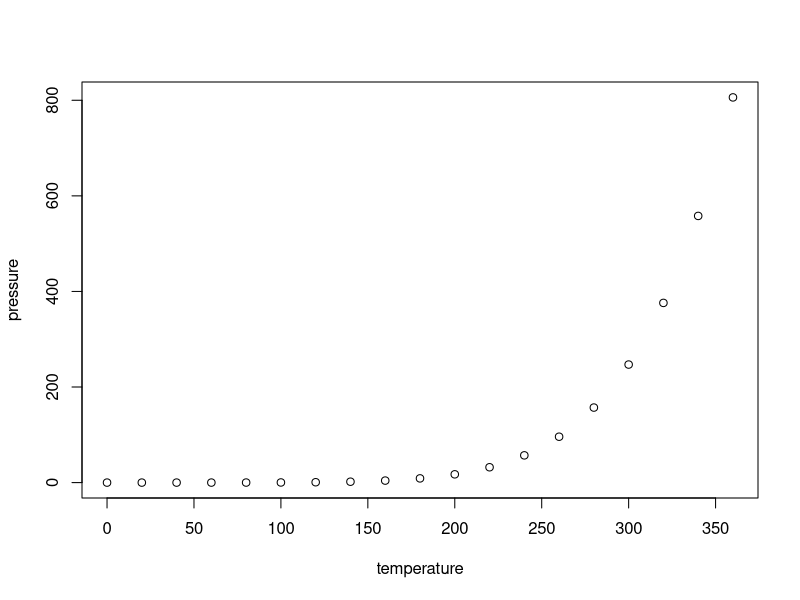
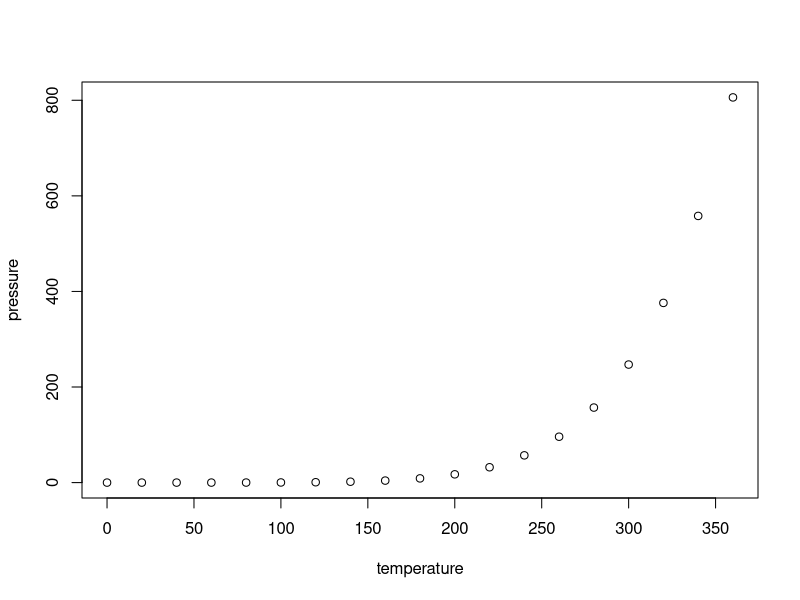
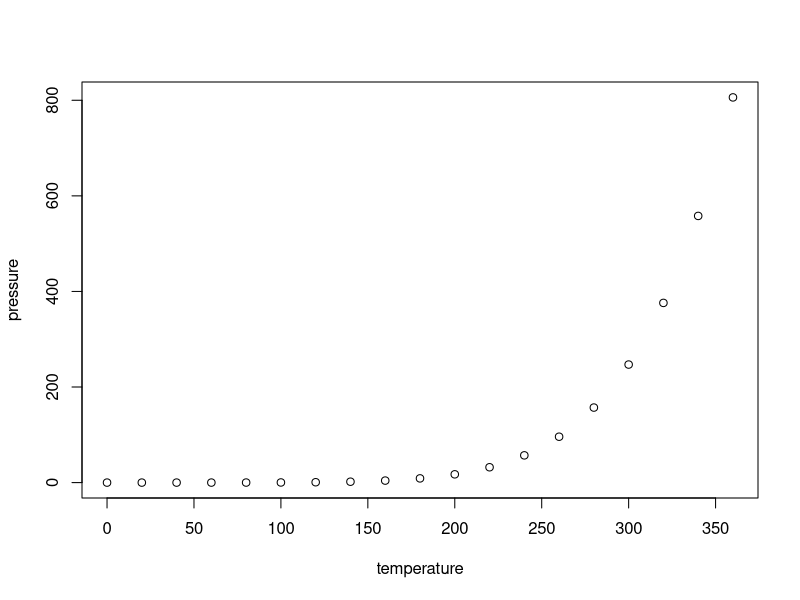
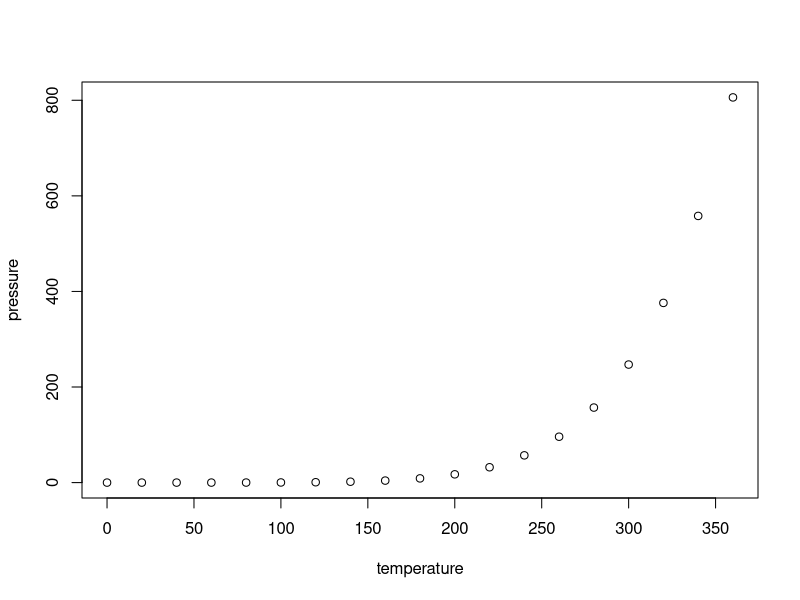
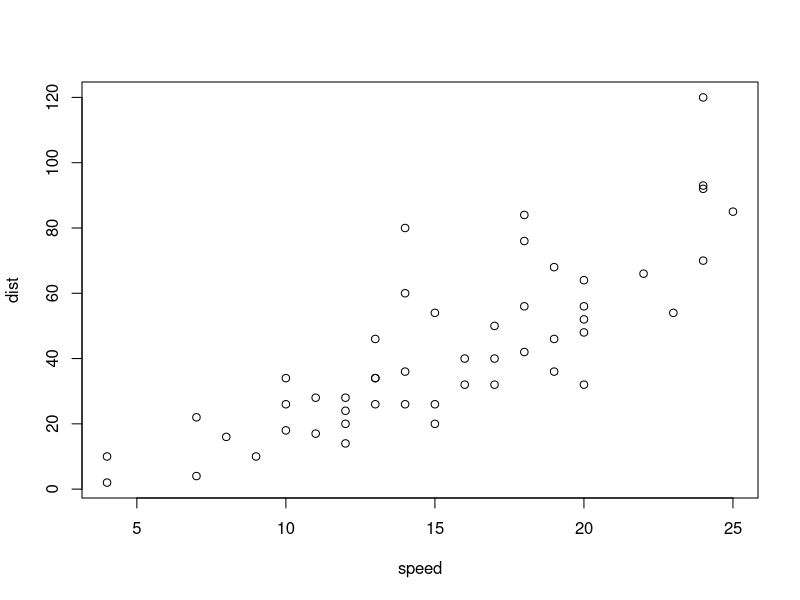
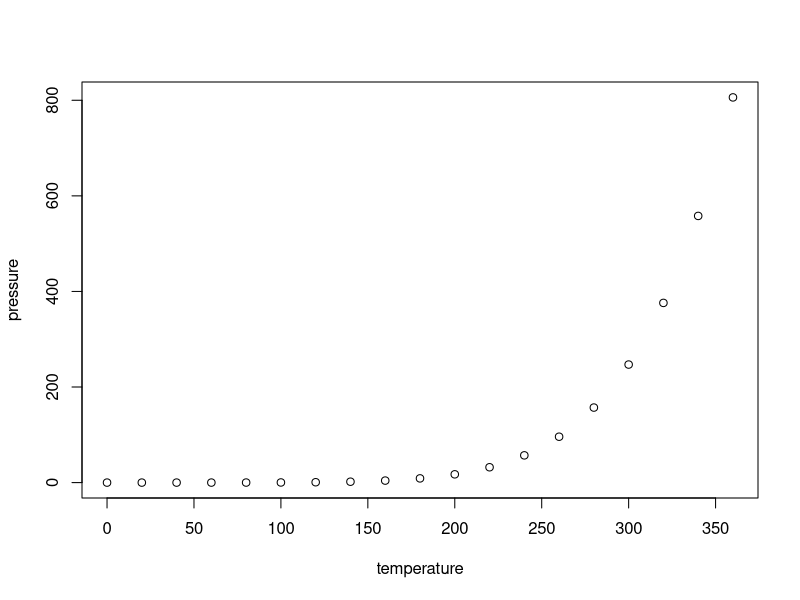
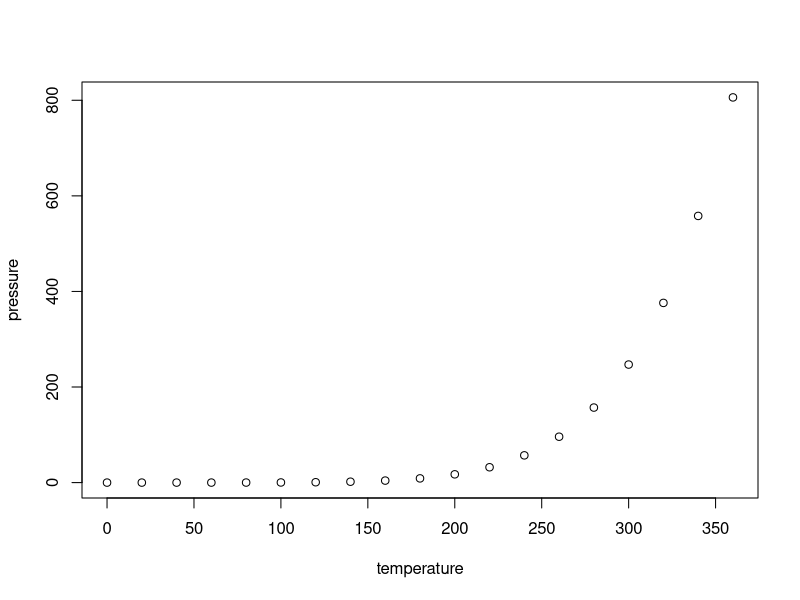

These figures' R source, in order:
## ---- chunk 1
print(1^3 + 12^3)
print(9^3 + 10^3)
## ---- chunk 2
for (x in 1:500){
  print(x)
}
## ---- chunk 3
knitr::opts_chunk$set(echo = FALSE)
## ---- chunk 4
plot(pressure)
## ---- chunk 5
head(pressure)
plot(pressure)
## ---- chunk 6
head(pressure)
plot(pressure)
## ---- chunk 7
head(pressure)
plot(pressure)
## ---- chunk 8
plot(cars)
## ---- chunk 9
plot(pressure)
## ---- chunk 10
plot(pressure) #Outputs plot
